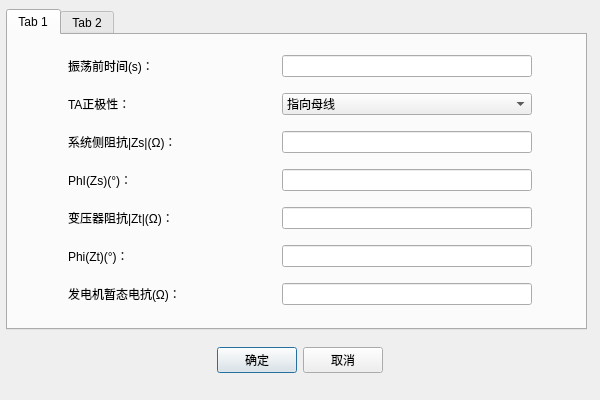
<?xml version="1.0" encoding="UTF-8"?>
<ui version="4.0">
 <class>QSwingTestParasDlg</class>
 <widget class="QDialog" name="QSwingTestParasDlg">
  <property name="geometry">
   <rect>
    <x>0</x>
    <y>0</y>
    <width>600</width>
    <height>400</height>
   </rect>
  </property>
  <property name="minimumSize">
   <size>
    <width>600</width>
    <height>400</height>
   </size>
  </property>
  <property name="maximumSize">
   <size>
    <width>600</width>
    <height>400</height>
   </size>
  </property>
  <property name="windowTitle">
   <string>Dialog</string>
  </property>
  <widget class="QTabWidget" name="tabWidget">
   <property name="geometry">
    <rect>
     <x>6</x>
     <y>9</y>
     <width>581</width>
     <height>321</height>
    </rect>
   </property>
   <property name="currentIndex">
    <number>0</number>
   </property>
   <widget class="QWidget" name="tab">
    <attribute name="title">
     <string>Tab 1</string>
    </attribute>
    <widget class="QWidget" name="verticalLayoutWidget">
     <property name="geometry">
      <rect>
       <x>10</x>
       <y>0</y>
       <width>564</width>
       <height>291</height>
      </rect>
     </property>
     <layout class="QVBoxLayout" name="verticalLayout">
      <property name="topMargin">
       <number>10</number>
      </property>
      <property name="bottomMargin">
       <number>10</number>
      </property>
      <item>
       <layout class="QHBoxLayout" name="horizontalLayout_2" stretch="0,0,0,0,0">
        <item>
         <spacer name="horizontalSpacer_2">
          <property name="orientation">
           <enum>Qt::Horizontal</enum>
          </property>
          <property name="sizeType">
           <enum>QSizePolicy::Fixed</enum>
          </property>
          <property name="sizeHint" stdset="0">
           <size>
            <width>50</width>
            <height>20</height>
           </size>
          </property>
         </spacer>
        </item>
        <item>
         <widget class="QLabel" name="m_labSwingTime">
          <property name="sizePolicy">
           <sizepolicy hsizetype="Fixed" vsizetype="Preferred">
            <horstretch>0</horstretch>
            <verstretch>0</verstretch>
           </sizepolicy>
          </property>
          <property name="text">
           <string>振荡前时间(s)：</string>
          </property>
         </widget>
        </item>
        <item>
         <spacer name="horizontalSpacer_15">
          <property name="orientation">
           <enum>Qt::Horizontal</enum>
          </property>
          <property name="sizeHint" stdset="0">
           <size>
            <width>40</width>
            <height>20</height>
           </size>
          </property>
         </spacer>
        </item>
        <item>
         <widget class="QLineEdit" name="m_editPreFaultTime">
          <property name="sizePolicy">
           <sizepolicy hsizetype="Expanding" vsizetype="Fixed">
            <horstretch>0</horstretch>
            <verstretch>0</verstretch>
           </sizepolicy>
          </property>
          <property name="minimumSize">
           <size>
            <width>250</width>
            <height>0</height>
           </size>
          </property>
          <property name="maximumSize">
           <size>
            <width>250</width>
            <height>16777215</height>
           </size>
          </property>
         </widget>
        </item>
        <item>
         <spacer name="horizontalSpacer_3">
          <property name="orientation">
           <enum>Qt::Horizontal</enum>
          </property>
          <property name="sizeType">
           <enum>QSizePolicy::Fixed</enum>
          </property>
          <property name="sizeHint" stdset="0">
           <size>
            <width>50</width>
            <height>20</height>
           </size>
          </property>
         </spacer>
        </item>
       </layout>
      </item>
      <item>
       <layout class="QHBoxLayout" name="horizontalLayout_3">
        <item>
         <spacer name="horizontalSpacer">
          <property name="orientation">
           <enum>Qt::Horizontal</enum>
          </property>
          <property name="sizeType">
           <enum>QSizePolicy::Fixed</enum>
          </property>
          <property name="sizeHint" stdset="0">
           <size>
            <width>50</width>
            <height>20</height>
           </size>
          </property>
         </spacer>
        </item>
        <item>
         <widget class="QLabel" name="m_labCTPos">
          <property name="sizePolicy">
           <sizepolicy hsizetype="Fixed" vsizetype="Preferred">
            <horstretch>0</horstretch>
            <verstretch>0</verstretch>
           </sizepolicy>
          </property>
          <property name="text">
           <string>TA正极性：</string>
          </property>
         </widget>
        </item>
        <item>
         <spacer name="horizontalSpacer_16">
          <property name="orientation">
           <enum>Qt::Horizontal</enum>
          </property>
          <property name="sizeHint" stdset="0">
           <size>
            <width>40</width>
            <height>20</height>
           </size>
          </property>
         </spacer>
        </item>
        <item>
         <widget class="QComboBox" name="m_cbbCTPos">
          <property name="sizePolicy">
           <sizepolicy hsizetype="Fixed" vsizetype="Fixed">
            <horstretch>0</horstretch>
            <verstretch>0</verstretch>
           </sizepolicy>
          </property>
          <property name="minimumSize">
           <size>
            <width>250</width>
            <height>0</height>
           </size>
          </property>
          <property name="maximumSize">
           <size>
            <width>250</width>
            <height>16777215</height>
           </size>
          </property>
          <item>
           <property name="text">
            <string>指向母线</string>
           </property>
          </item>
          <item>
           <property name="text">
            <string>指向线路</string>
           </property>
          </item>
         </widget>
        </item>
        <item>
         <spacer name="horizontalSpacer_4">
          <property name="orientation">
           <enum>Qt::Horizontal</enum>
          </property>
          <property name="sizeType">
           <enum>QSizePolicy::Fixed</enum>
          </property>
          <property name="sizeHint" stdset="0">
           <size>
            <width>50</width>
            <height>20</height>
           </size>
          </property>
         </spacer>
        </item>
       </layout>
      </item>
      <item>
       <layout class="QHBoxLayout" name="horizontalLayout_4">
        <item>
         <spacer name="horizontalSpacer_5">
          <property name="orientation">
           <enum>Qt::Horizontal</enum>
          </property>
          <property name="sizeType">
           <enum>QSizePolicy::Fixed</enum>
          </property>
          <property name="sizeHint" stdset="0">
           <size>
            <width>50</width>
            <height>20</height>
           </size>
          </property>
         </spacer>
        </item>
        <item>
         <widget class="QLabel" name="m_labSysZs">
          <property name="sizePolicy">
           <sizepolicy hsizetype="Fixed" vsizetype="Preferred">
            <horstretch>0</horstretch>
            <verstretch>0</verstretch>
           </sizepolicy>
          </property>
          <property name="text">
           <string>系统侧阻抗|Zs|(Ω)：</string>
          </property>
         </widget>
        </item>
        <item>
         <spacer name="horizontalSpacer_17">
          <property name="orientation">
           <enum>Qt::Horizontal</enum>
          </property>
          <property name="sizeHint" stdset="0">
           <size>
            <width>40</width>
            <height>20</height>
           </size>
          </property>
         </spacer>
        </item>
        <item>
         <widget class="QLineEdit" name="m_editImpSys">
          <property name="sizePolicy">
           <sizepolicy hsizetype="Fixed" vsizetype="Fixed">
            <horstretch>0</horstretch>
            <verstretch>0</verstretch>
           </sizepolicy>
          </property>
          <property name="minimumSize">
           <size>
            <width>250</width>
            <height>0</height>
           </size>
          </property>
          <property name="maximumSize">
           <size>
            <width>250</width>
            <height>16777215</height>
           </size>
          </property>
         </widget>
        </item>
        <item>
         <spacer name="horizontalSpacer_6">
          <property name="orientation">
           <enum>Qt::Horizontal</enum>
          </property>
          <property name="sizeType">
           <enum>QSizePolicy::Fixed</enum>
          </property>
          <property name="sizeHint" stdset="0">
           <size>
            <width>50</width>
            <height>20</height>
           </size>
          </property>
         </spacer>
        </item>
       </layout>
      </item>
      <item>
       <layout class="QHBoxLayout" name="horizontalLayout_5">
        <item>
         <spacer name="horizontalSpacer_7">
          <property name="orientation">
           <enum>Qt::Horizontal</enum>
          </property>
          <property name="sizeType">
           <enum>QSizePolicy::Fixed</enum>
          </property>
          <property name="sizeHint" stdset="0">
           <size>
            <width>50</width>
            <height>20</height>
           </size>
          </property>
         </spacer>
        </item>
        <item>
         <widget class="QLabel" name="m_labSysZsPhi">
          <property name="sizePolicy">
           <sizepolicy hsizetype="Fixed" vsizetype="Preferred">
            <horstretch>0</horstretch>
            <verstretch>0</verstretch>
           </sizepolicy>
          </property>
          <property name="text">
           <string>PhI(Zs)(°)：</string>
          </property>
         </widget>
        </item>
        <item>
         <spacer name="horizontalSpacer_18">
          <property name="orientation">
           <enum>Qt::Horizontal</enum>
          </property>
          <property name="sizeHint" stdset="0">
           <size>
            <width>40</width>
            <height>20</height>
           </size>
          </property>
         </spacer>
        </item>
        <item>
         <widget class="QLineEdit" name="m_editImpSysPh">
          <property name="sizePolicy">
           <sizepolicy hsizetype="Fixed" vsizetype="Fixed">
            <horstretch>0</horstretch>
            <verstretch>0</verstretch>
           </sizepolicy>
          </property>
          <property name="minimumSize">
           <size>
            <width>250</width>
            <height>0</height>
           </size>
          </property>
          <property name="maximumSize">
           <size>
            <width>250</width>
            <height>16777215</height>
           </size>
          </property>
         </widget>
        </item>
        <item>
         <spacer name="horizontalSpacer_8">
          <property name="orientation">
           <enum>Qt::Horizontal</enum>
          </property>
          <property name="sizeType">
           <enum>QSizePolicy::Fixed</enum>
          </property>
          <property name="sizeHint" stdset="0">
           <size>
            <width>50</width>
            <height>20</height>
           </size>
          </property>
         </spacer>
        </item>
       </layout>
      </item>
      <item>
       <layout class="QHBoxLayout" name="horizontalLayout_6">
        <item>
         <spacer name="horizontalSpacer_9">
          <property name="orientation">
           <enum>Qt::Horizontal</enum>
          </property>
          <property name="sizeType">
           <enum>QSizePolicy::Fixed</enum>
          </property>
          <property name="sizeHint" stdset="0">
           <size>
            <width>50</width>
            <height>20</height>
           </size>
          </property>
         </spacer>
        </item>
        <item>
         <widget class="QLabel" name="m_labTransZt">
          <property name="sizePolicy">
           <sizepolicy hsizetype="Fixed" vsizetype="Preferred">
            <horstretch>0</horstretch>
            <verstretch>0</verstretch>
           </sizepolicy>
          </property>
          <property name="text">
           <string>变压器阻抗|Zt|(Ω)：</string>
          </property>
         </widget>
        </item>
        <item>
         <spacer name="horizontalSpacer_19">
          <property name="orientation">
           <enum>Qt::Horizontal</enum>
          </property>
          <property name="sizeHint" stdset="0">
           <size>
            <width>40</width>
            <height>20</height>
           </size>
          </property>
         </spacer>
        </item>
        <item>
         <widget class="QLineEdit" name="m_editImpTf">
          <property name="sizePolicy">
           <sizepolicy hsizetype="Fixed" vsizetype="Fixed">
            <horstretch>0</horstretch>
            <verstretch>0</verstretch>
           </sizepolicy>
          </property>
          <property name="minimumSize">
           <size>
            <width>250</width>
            <height>0</height>
           </size>
          </property>
          <property name="maximumSize">
           <size>
            <width>250</width>
            <height>16777215</height>
           </size>
          </property>
         </widget>
        </item>
        <item>
         <spacer name="horizontalSpacer_10">
          <property name="orientation">
           <enum>Qt::Horizontal</enum>
          </property>
          <property name="sizeType">
           <enum>QSizePolicy::Fixed</enum>
          </property>
          <property name="sizeHint" stdset="0">
           <size>
            <width>50</width>
            <height>20</height>
           </size>
          </property>
         </spacer>
        </item>
       </layout>
      </item>
      <item>
       <layout class="QHBoxLayout" name="horizontalLayout_7">
        <item>
         <spacer name="horizontalSpacer_11">
          <property name="orientation">
           <enum>Qt::Horizontal</enum>
          </property>
          <property name="sizeType">
           <enum>QSizePolicy::Fixed</enum>
          </property>
          <property name="sizeHint" stdset="0">
           <size>
            <width>50</width>
            <height>20</height>
           </size>
          </property>
         </spacer>
        </item>
        <item>
         <widget class="QLabel" name="m_labTransZtPhi">
          <property name="sizePolicy">
           <sizepolicy hsizetype="Fixed" vsizetype="Preferred">
            <horstretch>0</horstretch>
            <verstretch>0</verstretch>
           </sizepolicy>
          </property>
          <property name="text">
           <string>Phi(Zt)(°)：</string>
          </property>
         </widget>
        </item>
        <item>
         <spacer name="horizontalSpacer_20">
          <property name="orientation">
           <enum>Qt::Horizontal</enum>
          </property>
          <property name="sizeHint" stdset="0">
           <size>
            <width>40</width>
            <height>20</height>
           </size>
          </property>
         </spacer>
        </item>
        <item>
         <widget class="QLineEdit" name="m_editImpTfPh">
          <property name="sizePolicy">
           <sizepolicy hsizetype="Fixed" vsizetype="Fixed">
            <horstretch>0</horstretch>
            <verstretch>0</verstretch>
           </sizepolicy>
          </property>
          <property name="minimumSize">
           <size>
            <width>250</width>
            <height>0</height>
           </size>
          </property>
          <property name="maximumSize">
           <size>
            <width>250</width>
            <height>16777215</height>
           </size>
          </property>
         </widget>
        </item>
        <item>
         <spacer name="horizontalSpacer_12">
          <property name="orientation">
           <enum>Qt::Horizontal</enum>
          </property>
          <property name="sizeType">
           <enum>QSizePolicy::Fixed</enum>
          </property>
          <property name="sizeHint" stdset="0">
           <size>
            <width>50</width>
            <height>20</height>
           </size>
          </property>
         </spacer>
        </item>
       </layout>
      </item>
      <item>
       <layout class="QHBoxLayout" name="horizontalLayout_8">
        <item>
         <spacer name="horizontalSpacer_13">
          <property name="orientation">
           <enum>Qt::Horizontal</enum>
          </property>
          <property name="sizeType">
           <enum>QSizePolicy::Fixed</enum>
          </property>
          <property name="sizeHint" stdset="0">
           <size>
            <width>50</width>
            <height>20</height>
           </size>
          </property>
         </spacer>
        </item>
        <item>
         <widget class="QLabel" name="m_labImpTs">
          <property name="sizePolicy">
           <sizepolicy hsizetype="Fixed" vsizetype="Preferred">
            <horstretch>0</horstretch>
            <verstretch>0</verstretch>
           </sizepolicy>
          </property>
          <property name="text">
           <string>发电机暂态电抗(Ω)：</string>
          </property>
         </widget>
        </item>
        <item>
         <spacer name="horizontalSpacer_21">
          <property name="orientation">
           <enum>Qt::Horizontal</enum>
          </property>
          <property name="sizeHint" stdset="0">
           <size>
            <width>40</width>
            <height>20</height>
           </size>
          </property>
         </spacer>
        </item>
        <item>
         <widget class="QLineEdit" name="m_editImpTs">
          <property name="sizePolicy">
           <sizepolicy hsizetype="Fixed" vsizetype="Fixed">
            <horstretch>0</horstretch>
            <verstretch>0</verstretch>
           </sizepolicy>
          </property>
          <property name="minimumSize">
           <size>
            <width>250</width>
            <height>0</height>
           </size>
          </property>
          <property name="maximumSize">
           <size>
            <width>250</width>
            <height>16777215</height>
           </size>
          </property>
         </widget>
        </item>
        <item>
         <spacer name="horizontalSpacer_14">
          <property name="orientation">
           <enum>Qt::Horizontal</enum>
          </property>
          <property name="sizeType">
           <enum>QSizePolicy::Fixed</enum>
          </property>
          <property name="sizeHint" stdset="0">
           <size>
            <width>50</width>
            <height>20</height>
           </size>
          </property>
         </spacer>
        </item>
       </layout>
      </item>
     </layout>
    </widget>
   </widget>
   <widget class="QWidget" name="tab_2">
    <attribute name="title">
     <string>Tab 2</string>
    </attribute>
    <widget class="QWidget" name="verticalLayoutWidget_2">
     <property name="geometry">
      <rect>
       <x>59</x>
       <y>19</y>
       <width>451</width>
       <height>241</height>
      </rect>
     </property>
     <layout class="QVBoxLayout" name="verticalLayout_2">
      <item>
       <layout class="QHBoxLayout" name="horizontalLayout_9">
        <item>
         <widget class="QCheckBox" name="m_cbBout1">
          <property name="text">
           <string>开出1</string>
          </property>
         </widget>
        </item>
        <item>
         <widget class="QCheckBox" name="m_cbBout2">
          <property name="text">
           <string>开出2</string>
          </property>
         </widget>
        </item>
        <item>
         <widget class="QCheckBox" name="m_cbBout3">
          <property name="text">
           <string>开出3</string>
          </property>
         </widget>
        </item>
        <item>
         <widget class="QCheckBox" name="m_cbBout4">
          <property name="text">
           <string>开出4</string>
          </property>
         </widget>
        </item>
       </layout>
      </item>
      <item>
       <layout class="QHBoxLayout" name="horizontalLayout_10">
        <item>
         <widget class="QCheckBox" name="m_cbBout5">
          <property name="text">
           <string>开出5</string>
          </property>
         </widget>
        </item>
        <item>
         <widget class="QCheckBox" name="m_cbBout6">
          <property name="text">
           <string>开出6</string>
          </property>
         </widget>
        </item>
        <item>
         <widget class="QCheckBox" name="m_cbBout7">
          <property name="text">
           <string>开出7</string>
          </property>
         </widget>
        </item>
        <item>
         <widget class="QCheckBox" name="m_cbBout8">
          <property name="text">
           <string>开出8</string>
          </property>
         </widget>
        </item>
       </layout>
      </item>
     </layout>
    </widget>
   </widget>
  </widget>
  <widget class="QWidget" name="horizontalLayoutWidget">
   <property name="geometry">
    <rect>
     <x>9</x>
     <y>330</y>
     <width>581</width>
     <height>61</height>
    </rect>
   </property>
   <layout class="QHBoxLayout" name="horizontalLayout">
    <item>
     <spacer name="horizontalSpacer_22">
      <property name="orientation">
       <enum>Qt::Horizontal</enum>
      </property>
      <property name="sizeHint" stdset="0">
       <size>
        <width>40</width>
        <height>20</height>
       </size>
      </property>
     </spacer>
    </item>
    <item>
     <widget class="QPushButton" name="m_btnOk">
      <property name="sizePolicy">
       <sizepolicy hsizetype="Fixed" vsizetype="Fixed">
        <horstretch>0</horstretch>
        <verstretch>0</verstretch>
       </sizepolicy>
      </property>
      <property name="text">
       <string>确定</string>
      </property>
     </widget>
    </item>
    <item>
     <widget class="QPushButton" name="m_btnCancel">
      <property name="sizePolicy">
       <sizepolicy hsizetype="Fixed" vsizetype="Fixed">
        <horstretch>0</horstretch>
        <verstretch>0</verstretch>
       </sizepolicy>
      </property>
      <property name="text">
       <string>取消</string>
      </property>
     </widget>
    </item>
    <item>
     <spacer name="horizontalSpacer_23">
      <property name="orientation">
       <enum>Qt::Horizontal</enum>
      </property>
      <property name="sizeHint" stdset="0">
       <size>
        <width>40</width>
        <height>20</height>
       </size>
      </property>
     </spacer>
    </item>
   </layout>
  </widget>
 </widget>
 <resources/>
 <connections/>
</ui>
